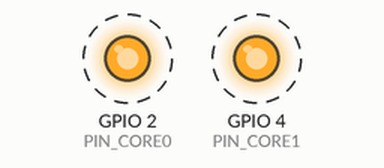
The program below on a simulated ESP32. On the bench: output pins drawn as LEDs (lit = HIGH). Dashed ring = blinking.

Above: at 1.2 s.
Timing chart, 0 to 4.0 s (numbered marks = the images above):
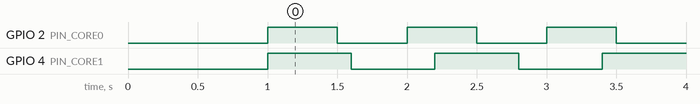

The program:

main.cpp
```cpp
#include <Arduino.h>
#include <freertos/FreeRTOS.h>
#include <freertos/task.h>

// Define the pins (Changed Pin 34 to Pin 4 because 34 is Input-Only)
#define PIN_CORE0 2   // Core 0 controls GPIO 2
#define PIN_CORE1 4   // Core 1 controls GPIO 4

// Task for Core 0 - Blink pin 2 at 1 second intervals (500ms ON, 500ms OFF)
void taskCore0(void *pvParameters) {
  pinMode(PIN_CORE0, OUTPUT);

  while(1) {
    // Set pin 2 HIGH using direct register write (pins 0-31 use out_w1ts)
    GPIO.out_w1ts = (1 << PIN_CORE0);
    vTaskDelay(pdMS_TO_TICKS(500));

    // Set pin 2 LOW
    GPIO.out_w1tc = (1 << PIN_CORE0);
    vTaskDelay(pdMS_TO_TICKS(500));
  }
}

// Task for Core 1 - Blink pin 4 at 1.2 second intervals (600ms ON, 600ms OFF)
void taskCore1(void *pvParameters) {
  pinMode(PIN_CORE1, OUTPUT);

  while(1) {
    // Because PIN_CORE1 (4) is less than 32, we use out_w1ts instead of out1_w1ts!
    GPIO.out_w1ts = (1 << PIN_CORE1);
    vTaskDelay(pdMS_TO_TICKS(600));

    GPIO.out_w1tc = (1 << PIN_CORE1);
    vTaskDelay(pdMS_TO_TICKS(600));
  }
}

void setup() {
  delay(1000);

  // Create task pinned to Core 0
  xTaskCreatePinnedToCore(
    taskCore0,        // Task function
    "Task_Core0",     // Task name
    2048,             // Stack size
    NULL,             // Parameters
    1,                // Priority
    NULL,             // Task handle
    0                 // Core ID (0 = PRO_CPU)
  );

  // Create task pinned to Core 1
  xTaskCreatePinnedToCore(
    taskCore1,        // Task function
    "Task_Core1",     // Task name
    2048,             // Stack size
    NULL,             // Parameters
    1,                // Priority
    NULL,             // Task handle
    1                 // Core ID (1 = APP_CPU)
  );
}

void loop() {
  // Instead of suspending and locking up the core,
  // delay for a long time to let FreeRTOS background tasks breathe cleanly.
  vTaskDelay(pdMS_TO_TICKS(10000));
}
```

Measured:
- by itself, GPIO 2 (PIN_CORE0): alternates HIGH for 0.50 s and LOW for 0.50 s
- by itself, GPIO 4 (PIN_CORE1): alternates HIGH for 0.60 s and LOW for 0.60 s
